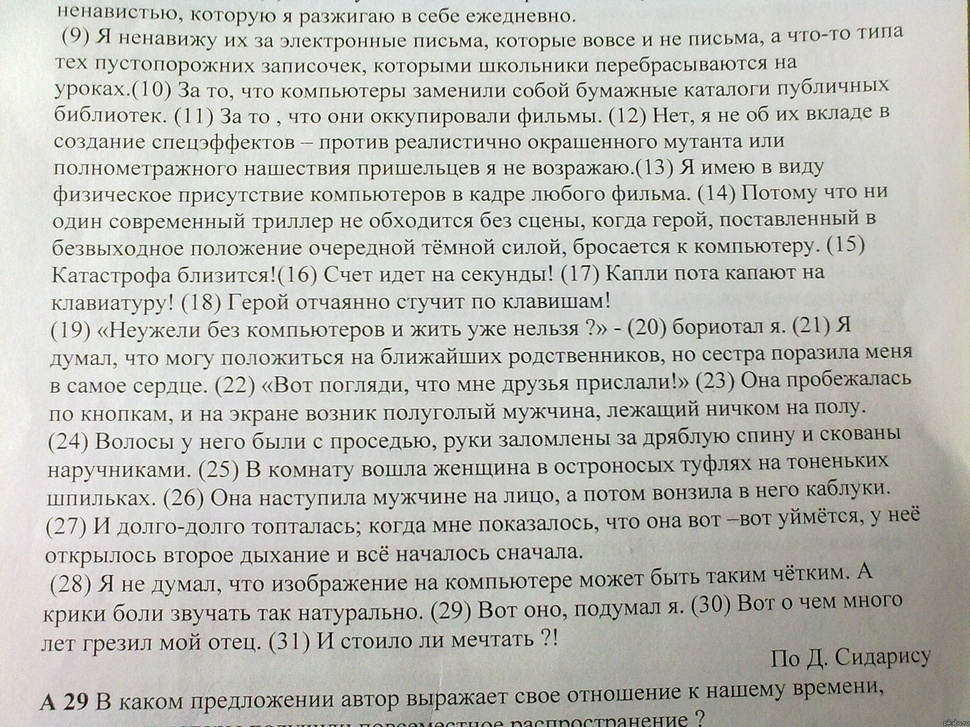
#> input picture react teach/mvp teach/my-node-project/Жаринов/7/text1.jpg, 970 x 727 px, shrunk from 1680 x 1260 before the run
$ python '18 задание 2 виневорта.py'
#> lines starting #> are read from the running program, lines starting #| are printed output that depends on the picture
import cv2
from skimage import restoration
import numpy as np
import matplotlib.pyplot as plt

def non_uniform_vertical_blur_mask(size):
    """
    Создает вертикальную маску размаза с неравномерным смазом.
    """
    k = np.zeros((size, size), dtype=np.float32)
    center_index = (size - 1) // 2
    for i in range(size):
        distance = abs(center_index - i)
        k[i, center_index] = max(0, 1 - (distance / center_index))
    k = k / np.sum(k)
    return k


def perturb_psf(psf, strength):
    """Вносит случайные искажения в PSF (до заданного процента)."""
    noise = np.random.choice([-strength, strength], size=psf.shape)


    psf_perturbed = psf + psf * noise
    psf_perturbed = np.clip(psf_perturbed, 0, None)
    # psf_perturbed /= np.sum(psf_perturbed)
    return psf_perturbed


# Параметры
size = 31 #размер маски
its = 15  # количество итераций
strength_noiz=0.2 #сила искажения маски


# Загрузка изображения
input_image = cv2.imread('text1.jpg')
#> input_image is the input picture: shape (727, 970, 3); mean B, G, R 184.5, 190.5, 190
input_image = input_image.astype(np.float32) / 255.

# Исходная маска размытия
PSF_blur = non_uniform_vertical_blur_mask(size)


# Смазываем изображение
blur_image = cv2.filter2D(input_image, -1, PSF_blur)
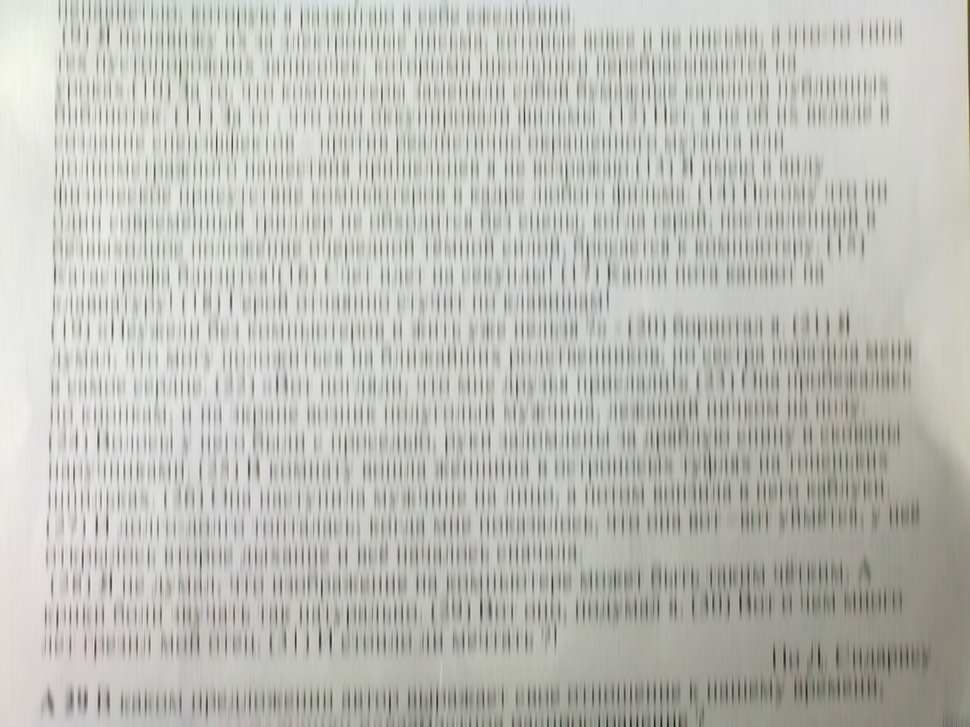
#> blur_image: shape (727, 970, 3) float32; mean B, G, R 0.723, 0.747, 0.745

# Вариант 1: Восстановление с оригинальной маской
image_deblur_perfect = np.copy(input_image)
for c in range(3):
    restored, _ = restoration.unsupervised_wiener(blur_image[:, :, c], PSF_blur, reg=None, is_real=True)

    image_deblur_perfect[:, :, c] = restored
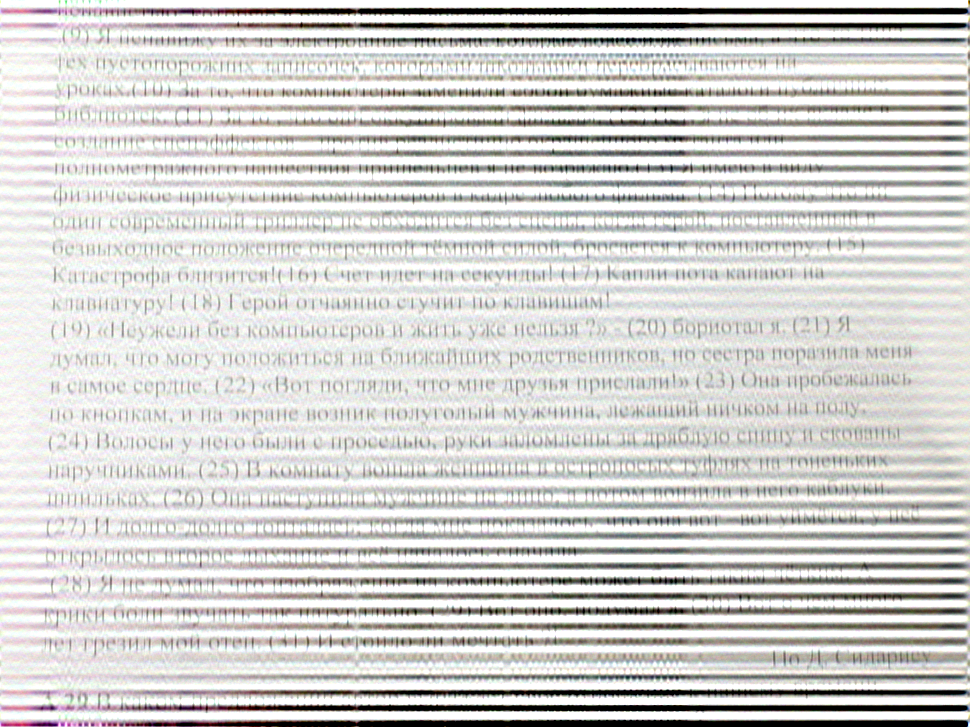
#> image_deblur_perfect: shape (727, 970, 3) float32; mean B, G, R 0.635, 0.654, 0.659; drawn with min black and max white


# Вариант 2: Восстановление с искажённой маской
PSF_deblur_perturbed = perturb_psf(PSF_blur, strength_noiz)


image_deblur_perturbed = np.copy(input_image)
for c in range(3):
    restored, _ = restoration.unsupervised_wiener(blur_image[:, :, c], PSF_deblur_perturbed, reg=None, is_real=True)

    image_deblur_perturbed[:, :, c] = restored
#> this loop made 3 passes
#> pass 1, `restored, _ = restoration.unsupervised_wiener(blur_image[:, :, c], PSF..`:
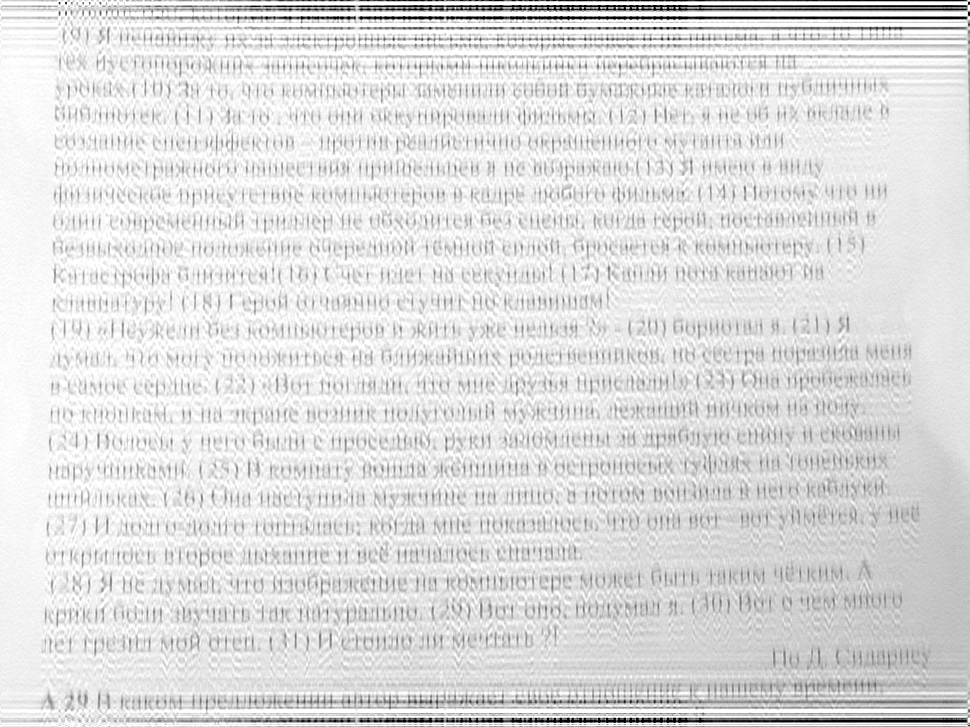
#> restored: shape (727, 970) float32; min -1, max 1, mean 0.747; drawn with min black and max white


# Постобработка
image_deblur_perfect = np.clip(image_deblur_perfect, 0., 1.)
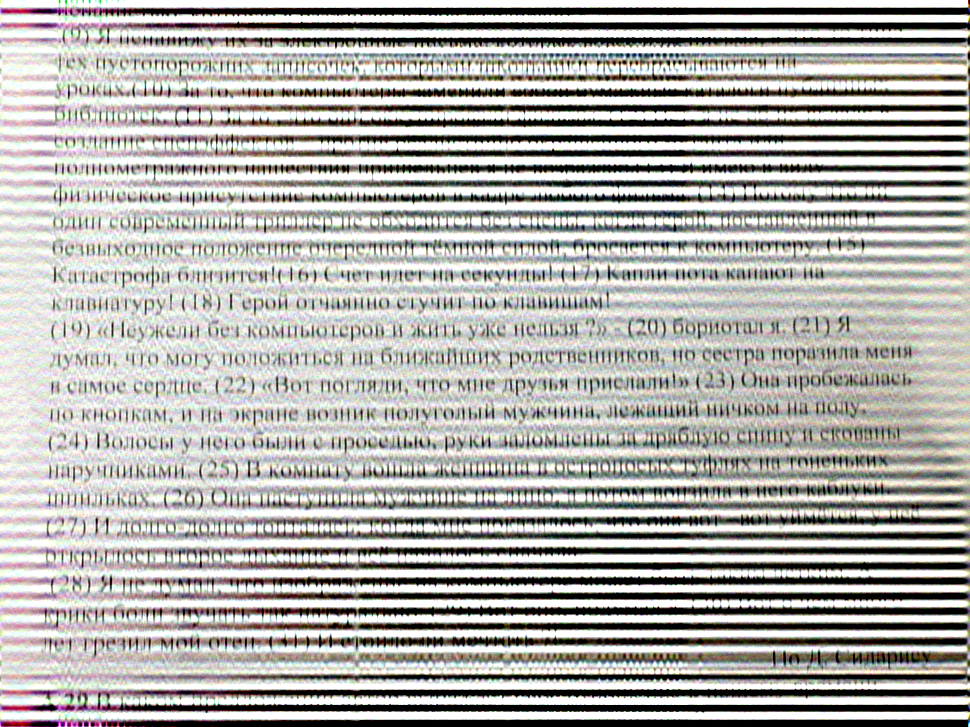
#> image_deblur_perfect: shape (727, 970, 3) float32; mean B, G, R 0.675, 0.691, 0.694
image_deblur_perfect = (image_deblur_perfect * 255.).astype(np.uint8)

image_deblur_perturbed = np.clip(image_deblur_perturbed, 0., 1.)
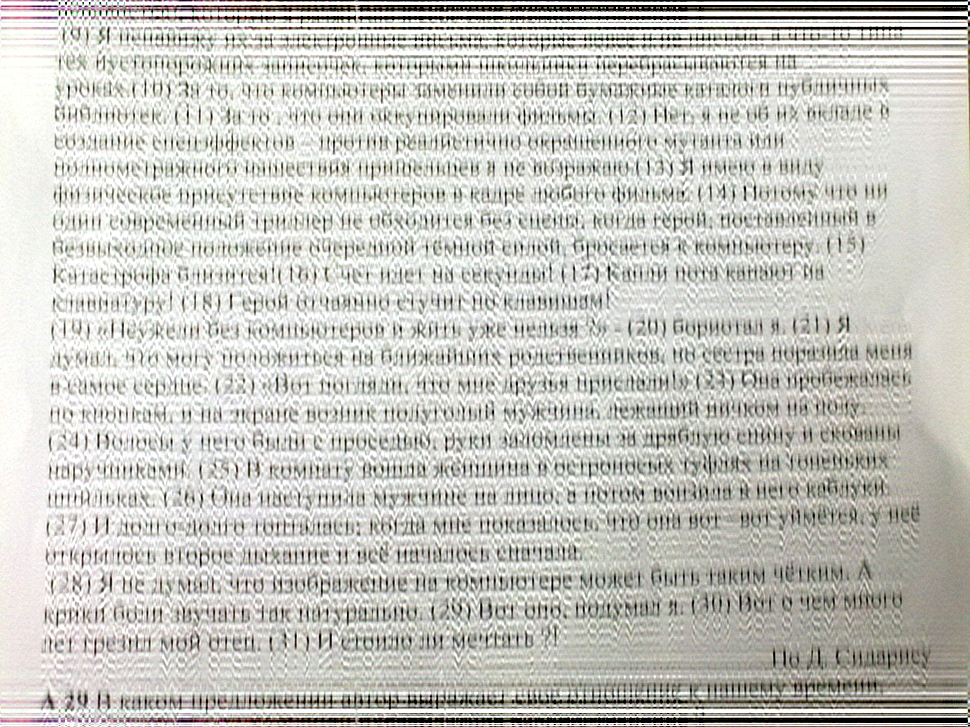
#> image_deblur_perturbed: shape (727, 970, 3) float32; mean B, G, R 0.756, 0.779, 0.779
image_deblur_perturbed = (image_deblur_perturbed * 255.).astype(np.uint8)


print("Исходная PSF:")
print(PSF_blur[1])
print("Искажённая PSF:")
print(PSF_deblur_perturbed[1])
# Визуализация
plt.figure(figsize=(12, 10))  # 2 строки, 2 колонки

plt.subplot(2, 2, 1)
plt.imshow(cv2.cvtColor(input_image, cv2.COLOR_BGR2RGB))
plt.title('Исходное изображение')
plt.axis('off')

plt.subplot(2, 2, 2)
plt.imshow(cv2.cvtColor(blur_image, cv2.COLOR_BGR2RGB))
plt.title('Смазанное изображение')
plt.axis('off')

plt.subplot(2, 2, 3)
plt.imshow(cv2.cvtColor(image_deblur_perfect, cv2.COLOR_BGR2RGB))
plt.title('Восстановлено (точная PSF)')
plt.axis('off')

plt.subplot(2, 2, 4)
plt.imshow(cv2.cvtColor(image_deblur_perturbed, cv2.COLOR_BGR2RGB))
plt.title('Восстановлено (искажённая PSF)')
plt.axis('off')

plt.tight_layout()
plt.show()
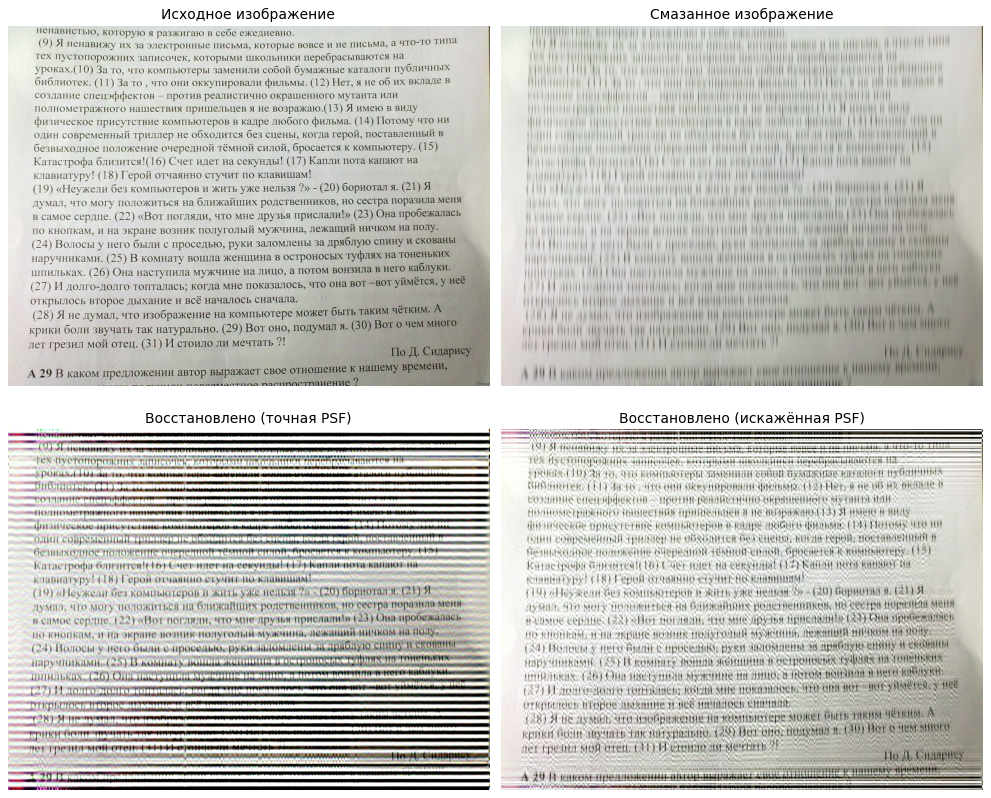
#> figure drawn by matplotlib, 4 panels

$ run again, with react teach/mvp teach/my-node-project/Жаринов/7/beach.jpg copied over react teach/mvp teach/my-node-project/Жаринов/7/text1.jpg
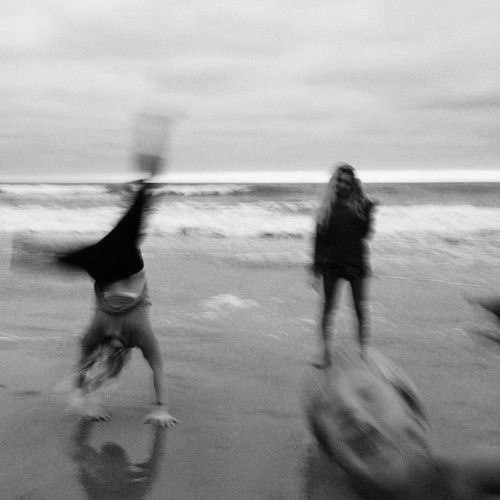
#> input picture react teach/mvp teach/my-node-project/Жаринов/7/beach.jpg, 500 x 500 px
#> input_image is the input picture: shape (500, 500, 3); min 0, max 253, mean 158.8
#> `image_deblur_perfect = np.clip(image_deblur_perfect, 0., 1.)`:
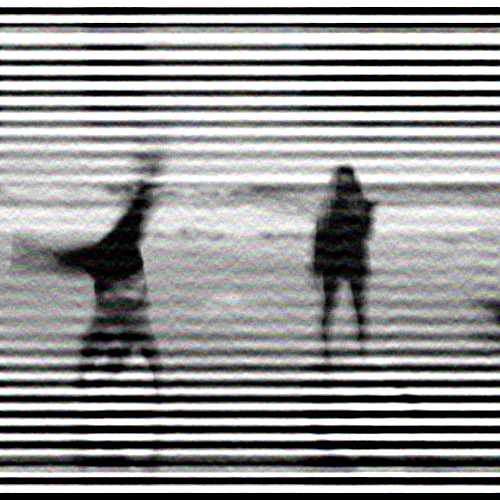
#> image_deblur_perfect: shape (500, 500, 3) float32; mean B, G, R 0.584, 0.584, 0.584
#> `plt.show()`:
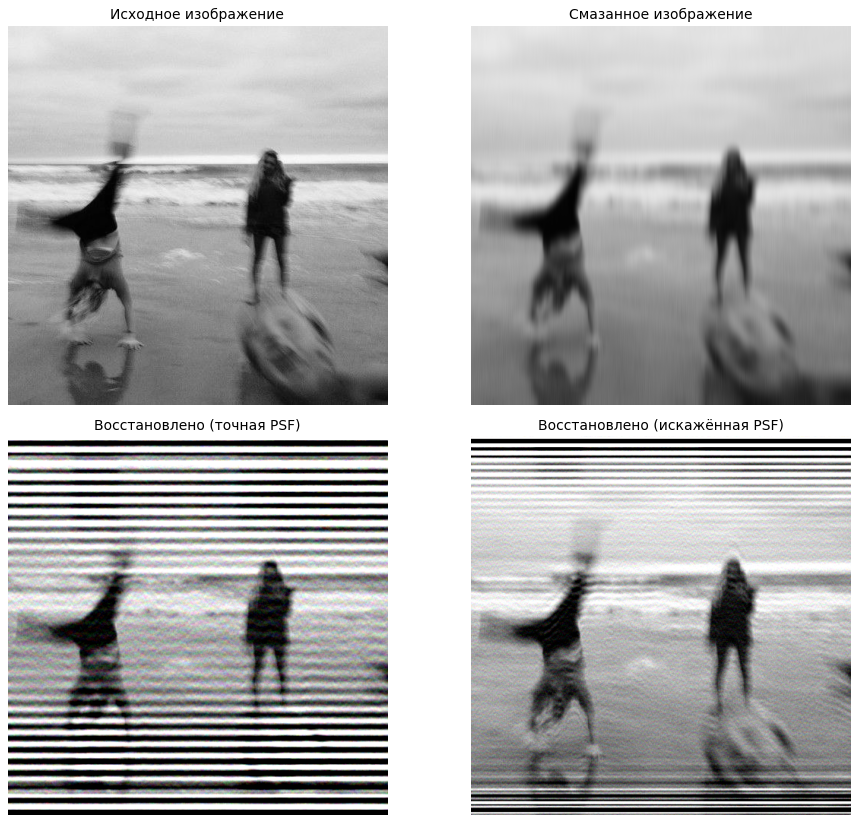
#> figure drawn by matplotlib, 4 panels
